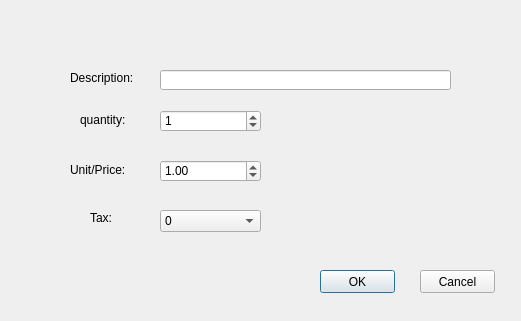
<?xml version="1.0" encoding="UTF-8"?>
<ui version="4.0">
 <class>Dialog</class>
 <widget class="QDialog" name="Dialog">
  <property name="geometry">
   <rect>
    <x>0</x>
    <y>0</y>
    <width>521</width>
    <height>321</height>
   </rect>
  </property>
  <property name="windowTitle">
   <string>Insert free line</string>
  </property>
  <widget class="QPushButton" name="pushButton">
   <property name="geometry">
    <rect>
     <x>320</x>
     <y>270</y>
     <width>75</width>
     <height>23</height>
    </rect>
   </property>
   <property name="text">
    <string>OK</string>
   </property>
  </widget>
  <widget class="QPushButton" name="pushButton_2">
   <property name="geometry">
    <rect>
     <x>420</x>
     <y>270</y>
     <width>75</width>
     <height>23</height>
    </rect>
   </property>
   <property name="text">
    <string>Cancel</string>
   </property>
  </widget>
  <widget class="QLabel" name="label">
   <property name="geometry">
    <rect>
     <x>70</x>
     <y>70</y>
     <width>81</width>
     <height>16</height>
    </rect>
   </property>
   <property name="text">
    <string>Description:</string>
   </property>
  </widget>
  <widget class="QLineEdit" name="description">
   <property name="geometry">
    <rect>
     <x>160</x>
     <y>70</y>
     <width>291</width>
     <height>20</height>
    </rect>
   </property>
  </widget>
  <widget class="QSpinBox" name="quantity">
   <property name="geometry">
    <rect>
     <x>160</x>
     <y>110</y>
     <width>101</width>
     <height>22</height>
    </rect>
   </property>
   <property name="maximum">
    <number>99999</number>
   </property>
   <property name="value">
    <number>1</number>
   </property>
  </widget>
  <widget class="QLabel" name="label_2">
   <property name="geometry">
    <rect>
     <x>80</x>
     <y>110</y>
     <width>61</width>
     <height>20</height>
    </rect>
   </property>
   <property name="text">
    <string>quantity:</string>
   </property>
  </widget>
  <widget class="QLabel" name="label_3">
   <property name="geometry">
    <rect>
     <x>70</x>
     <y>160</y>
     <width>61</width>
     <height>20</height>
    </rect>
   </property>
   <property name="text">
    <string>Unit/Price:</string>
   </property>
  </widget>
  <widget class="QDoubleSpinBox" name="price">
   <property name="geometry">
    <rect>
     <x>160</x>
     <y>160</y>
     <width>101</width>
     <height>22</height>
    </rect>
   </property>
   <property name="maximum">
    <double>99999999.000000000000000</double>
   </property>
   <property name="value">
    <double>1.000000000000000</double>
   </property>
  </widget>
  <widget class="QComboBox" name="tax">
   <property name="geometry">
    <rect>
     <x>160</x>
     <y>210</y>
     <width>101</width>
     <height>22</height>
    </rect>
   </property>
   <property name="currentText">
    <string>21</string>
   </property>
   <item>
    <property name="text">
     <string>0</string>
    </property>
   </item>
   <item>
    <property name="text">
     <string>21</string>
    </property>
   </item>
   <item>
    <property name="text">
     <string>10</string>
    </property>
   </item>
   <item>
    <property name="text">
     <string>4</string>
    </property>
   </item>
  </widget>
  <widget class="QLabel" name="label_4">
   <property name="geometry">
    <rect>
     <x>90</x>
     <y>210</y>
     <width>31</width>
     <height>16</height>
    </rect>
   </property>
   <property name="text">
    <string>Tax:</string>
   </property>
  </widget>
 </widget>
 <resources/>
 <connections>
  <connection>
   <sender>pushButton</sender>
   <signal>clicked()</signal>
   <receiver>Dialog</receiver>
   <slot>accept()</slot>
   <hints>
    <hint type="sourcelabel">
     <x>336</x>
     <y>236</y>
    </hint>
    <hint type="destinationlabel">
     <x>276</x>
     <y>175</y>
    </hint>
   </hints>
  </connection>
  <connection>
   <sender>pushButton_2</sender>
   <signal>clicked()</signal>
   <receiver>Dialog</receiver>
   <slot>reject()</slot>
   <hints>
    <hint type="sourcelabel">
     <x>458</x>
     <y>239</y>
    </hint>
    <hint type="destinationlabel">
     <x>456</x>
     <y>189</y>
    </hint>
   </hints>
  </connection>
 </connections>
</ui>
